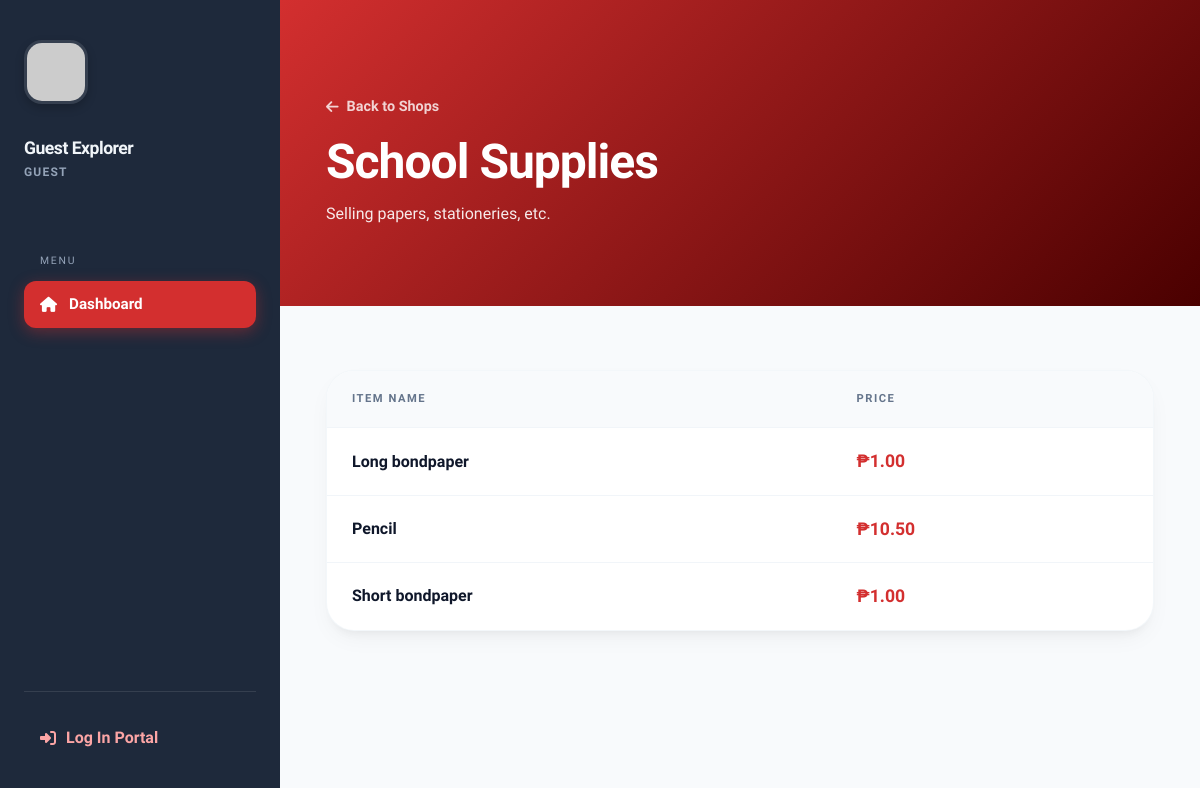
/view_shop.php?shop_id=1, run on the app's committed database.
### tables this page shows
CREATE TABLE `tblshop` (
  `sid` int(11) NOT NULL,
  `accid` int(11) NOT NULL,
  `sname` varchar(255) NOT NULL,
  `shop_description` varchar(255) NOT NULL
);

CREATE TABLE `tblitem` (
  `itemid` int(11) NOT NULL,
  `sid` int(11) NOT NULL,
  `itemname` varchar(255) NOT NULL,
  `price` decimal(10,2) NOT NULL
);

### view_shop.php (the view, shortened to what this page needs)
<?php
require_once 'includes/connect.php';
$user_name = $_SESSION['user_name'] ?? 'Guest Explorer';
$user_role = $_SESSION['user_role'] ?? 'GUEST';
$current_page = 'dashboard';
$shop_id = mysqli_real_escape_string($conn, $_GET['shop_id']);
$shop_query = mysqli_query($conn, "SELECT * FROM tblshop WHERE sid = '$shop_id'");
$shop = mysqli_fetch_assoc($shop_query);
$sname = $shop['sname'];
$shop_desc = $shop['shop_description'] ?? 'No description available.';
$items_query = mysqli_query($conn, "SELECT * FROM tblitem WHERE sid = '$shop_id' ORDER BY itemname ASC");
?>
<!DOCTYPE html>
<html lang="en">
<head>
    <link rel="stylesheet" href="https://cdnjs.cloudflare.com/ajax/libs/font-awesome/6.4.0/css/all.min.css">
</head>
<body>
<div class="app-container">
    <?php include 'includes/sidebar.php'; ?>
    <main class="main-content">
        <header class="hero">
            <a href="dashboard.php" class="back-link"><i class="fas fa-arrow-left"></i> Back to Shops</a>
            <h1 class="welcome-heading"><?php echo htmlspecialchars($sname); ?></h1>
            <p style="opacity: 0.9; margin-top: 0.25rem; font-weight: 500; max-width: 600px;">
                <?php echo htmlspecialchars($shop_desc); ?>
            </p>
        </header>
        <section class="content-body">
            <div class="items-card">
                <table>
                    <thead>
                        <tr>
                            <th>Item Name</th>
                            <th>Price</th>
                        </tr>
                    </thead>
                    <tbody>
                        <?php if (mysqli_num_rows($items_query) > 0): ?>
                            <?php while($row = mysqli_fetch_assoc($items_query)): ?>
                                <tr>
                                    <td><strong><?php echo htmlspecialchars($row['itemname']); ?></strong></td>
                                    <td class="price-tag">₱<?php echo number_format($row['price'], 2); ?></td>
                                </tr>
                            <?php endwhile; ?>
                        <?php endif; ?>
                    </tbody>
                </table>
            </div>
        </section>
    </main>
</div>
</body>
</html>

### includes/sidebar.php (shortened to what this page needs)
<aside class="sidebar">
    <div class="sidebar-inner">
        <div class="user-profile">
            <div class="avatar-container">
                <img src="https://ui-avatars.com/api/?name=<?php echo urlencode($user_name); ?>&background=<?php echo ($user_role === 'GUEST') ? '64748b' : '800000'; ?>&color=fff" alt="Avatar" class="user-avatar">
            </div>
            <div class="user-meta">
                <span class="u-name"><?php echo htmlspecialchars($user_name); ?></span>
                <span class="u-role" style="<?php echo ($user_role === 'GUEST') ? 'color: #94a3b8;' : ''; ?>">
                    <?php echo htmlspecialchars($user_role); ?>
                </span>
            </div>
        </div>
        <nav class="side-nav">
            <div class="nav-group">
                <label>Menu</label>
                <a href="dashboard.php" class="nav-item <?php echo ($current_page == 'dashboard') ? 'active' : ''; ?>">
                    <i class="fas fa-house"></i> Dashboard
                </a>
            </div>
        </nav>
        <div class="sidebar-footer">
            <?php if ($user_role === 'GUEST'): ?>
                <a href="login.php" class="logout-btn" style="color: #fca5a5;">
                    <i class="fas fa-right-to-bracket"></i> Log In Portal
                </a>
            <?php else: ?>
                <a href="logout.php" class="logout-btn">
                    <i class="fas fa-right-from-bracket"></i> Logout
                </a>
            <?php endif; ?>
        </div>
    </div>
</aside>

### view_shop.php (style rules this page uses)
:root { --primary: #d32f2f; --primary-dark: #4a0000; --bg-main: #f8fafc; --sidebar-bg: #1e293b; --sidebar-text: #f1f5f9; --sidebar-muted: #94a3b8; --sidebar-hover: rgba(255, 255, 255, 0.05); --sidebar-accent: #fca5a5; --text-main: #0f172a; --text-muted: #64748b; --card-shadow: 0 10px 25px -5px rgba(0, 0, 0, 0.05), 0 8px 10px -6px rgba(0, 0, 0, 0.05); --transition: 0.3s cubic-bezier(0.4, 0, 0.2, 1); }
* { margin: 0; padding: 0; box-sizing: border-box; }
body { font-family: 'Plus Jakarta Sans', sans-serif; background-color: var(--bg-main); color: var(--text-main); line-height: 1.5; }
.app-container { display: flex; min-height: 100vh; width: 100%; }
.sidebar { width: 280px; background: var(--sidebar-bg); padding: 2.5rem 1.5rem; position: sticky; top: 0; height: 100vh; display: flex; flex-direction: column; color: var(--sidebar-text); z-index: 100; }
.sidebar-inner { display: flex; flex-direction: column; height: 100%; }
.avatar-container { margin-bottom: 1.5rem; }
.user-avatar { width: 64px; height: 64px; border-radius: 18px; object-fit: cover; border: 3px solid rgba(255, 255, 255, 0.1); box-shadow: 0 4px 10px rgba(0, 0, 0, 0.2); }
.user-meta .u-name { display: block; font-weight: 700; font-size: 1.1rem; color: var(--sidebar-text); letter-spacing: -0.5px; }
.user-meta .u-role { display: block; font-size: 0.75rem; font-weight: 800; color: var(--sidebar-accent); text-transform: uppercase; letter-spacing: 1.2px; margin-top: 2px; }
.side-nav { margin-top: 2.5rem; flex-grow: 1; }
.nav-group label { display: block; font-size: 0.65rem; text-transform: uppercase; letter-spacing: 1.8px; color: var(--sidebar-muted); margin: 2rem 0 0.75rem 1rem; }
.nav-item { display: flex; align-items: center; gap: 12px; text-decoration: none; color: var(--sidebar-muted); padding: 12px 16px; border-radius: 12px; font-size: 0.95rem; font-weight: 500; transition: var(--transition); margin-bottom: 6px; }
.nav-item.active { background: var(--primary); color: white; font-weight: 700; box-shadow: 0 4px 15px rgba(211, 47, 47, 0.4); }
.sidebar-footer { margin-top: auto; padding-top: 1.5rem; border-top: 1px solid rgba(255, 255, 255, 0.1); }
.logout-btn { text-decoration: none; color: var(--sidebar-text); font-weight: 700; display: flex; align-items: center; gap: 10px; padding: 10px 16px; border-radius: 12px; transition: var(--transition); }
.main-content { flex: 1; display: flex; flex-direction: column; min-width: 0; }
.hero { position: relative; padding: 5rem 5%; background: linear-gradient(135deg, var(--primary) 0%, var(--primary-dark) 100%); color: white; overflow: hidden; }
.welcome-heading { font-size: clamp(2rem, 4vw, 3.5rem); font-weight: 800; letter-spacing: -1px; z-index: 1; position: relative; }
.back-link { margin-top: 1rem; display: inline-flex; align-items: center; gap: 8px; color: rgba(255,255,255,0.8); text-decoration: none; font-weight: 600; font-size: 0.9rem; z-index: 1; position: relative; transition: var(--transition); margin-bottom: 0.5rem; }
.content-body { padding: 4rem 5%; }
.items-card { background: white; border-radius: 28px; overflow: hidden; box-shadow: var(--card-shadow); border: 1px solid rgba(241, 245, 249, 0.8); }
table { width: 100%; border-collapse: collapse; }
th { background: #f8fafc; text-align: left; padding: 20px 25px; font-size: 0.7rem; text-transform: uppercase; letter-spacing: 1.5px; color: var(--text-muted); }
td { padding: 20px 25px; border-top: 1px solid #f1f5f9; font-weight: 500; }
.price-tag { font-weight: 800; color: var(--primary); font-size: 1.1rem; }

### data on the page
tblshop: sname "School Supplies", shop_description "Selling papers, stationeries, etc."
tblitem: itemname "Long bondpaper", price "1.00"
tblitem: itemname "Pencil", price "10.50"
tblitem: itemname "Short bondpaper", price "1.00"

### other printed values
$user_name "Guest Explorer"
$user_role "GUEST"
